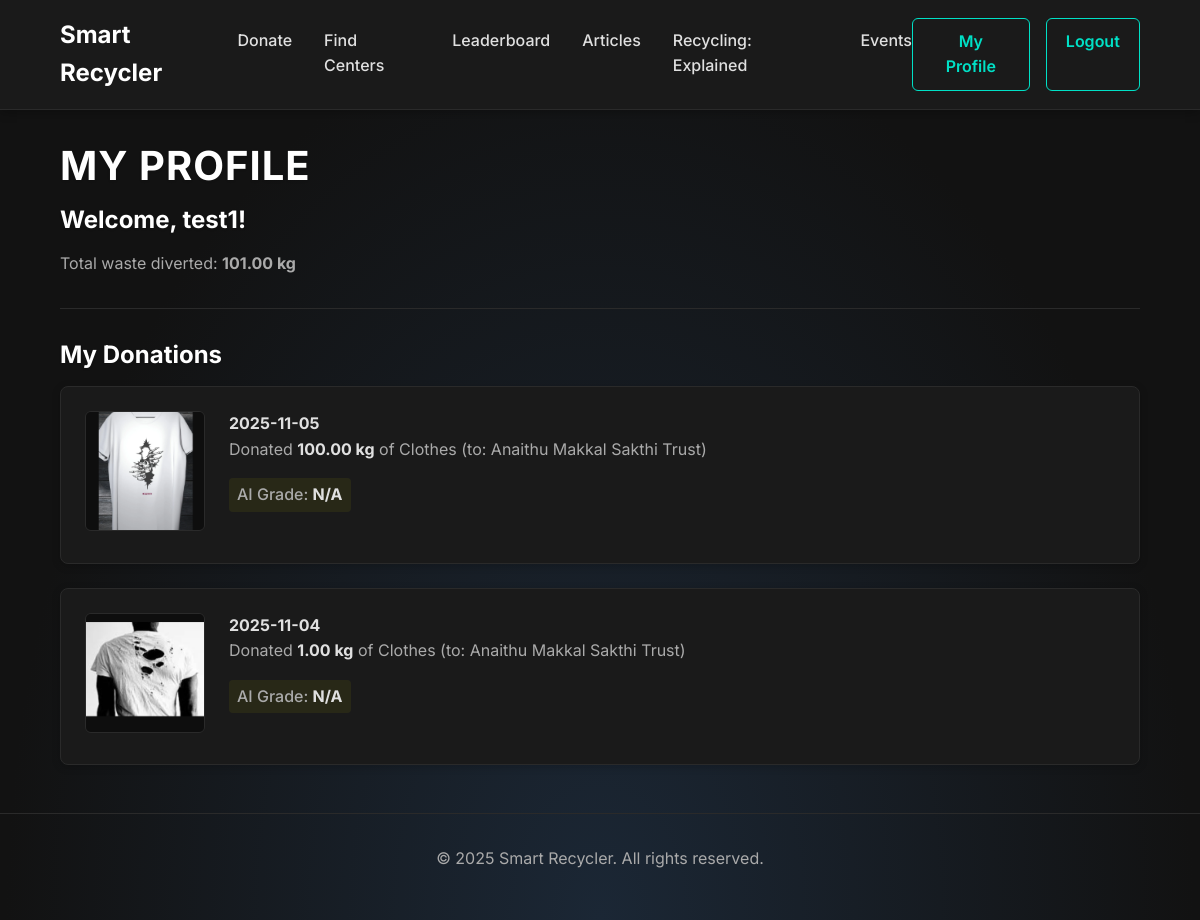
The app's page /profile (signed in) with its own data.
### app/models.py (models this page shows, shortened)
class User(UserMixin, db.Model):
    id = db.Column(db.Integer, primary_key=True)
    username = db.Column(db.String(64), index=True, unique=True, nullable=False)
    email = db.Column(db.String(120), index=True, unique=True, nullable=False)
    password_hash = db.Column(db.String(256)) # Increased length for stronger hashes
    total_waste_diverted_kg = db.Column(db.Float, default=0.0)
    donations = db.relationship('Donation', backref='donator', lazy='dynamic')

class Donation(db.Model):
    id = db.Column(db.Integer, primary_key=True)
    donation_type = db.Column(db.String(50), index=True, nullable=False) # 'Clothes', 'Money', etc.
    estimated_weight_kg = db.Column(db.Float, nullable=True)
    amount = db.Column(db.Float, nullable=True)
    currency = db.Column(db.String(3), nullable=True) # 'INR', 'USD', etc.
    image_filename = db.Column(db.String(100), nullable=True)
    grade = db.Column(db.String(10), nullable=True) # <-- THIS IS THE MISSING LINE
    description = db.Column(db.Text)
    timestamp = db.Column(db.DateTime, index=True, default=lambda: datetime.now(timezone.utc))
    user_id = db.Column(db.Integer, db.ForeignKey('user.id'), nullable=False)
    ngo_id = db.Column(db.Integer, db.ForeignKey('ngo.id'), nullable=False)

class NGO(db.Model):
    id = db.Column(db.Integer, primary_key=True)
    name = db.Column(db.String(150), index=True, nullable=False)
    address = db.Column(db.String(250), nullable=False)
    latitude = db.Column(db.Float) # For mapping
    longitude = db.Column(db.Float) # For mapping
    phone = db.Column(db.String(20), nullable=True)
    donations = db.relationship('Donation', backref='ngo', lazy='dynamic')

### app/routes.py (the view)
@bp.route('/profile')
@login_required
def profile():
    user_donations = current_user.donations.order_by(Donation.timestamp.desc()).all()
    return render_template('profile.html', title='My Profile', donations=user_donations)

### app/models.py (called while the page is built)
@login_manager.user_loader
def load_user(id):
    return User.query.get(int(id))

### app/templates/profile.html (shortened to what this page needs)
{% extends "base.html" %}
{% block content %}
<div class="page-header">
    <h1>My Profile</h1>
    <h2>Welcome, {{ current_user.username }}!</h2>
    <p>Total waste diverted: <strong>{{ "%.2f"|format(current_user.total_waste_diverted_kg) }} kg</strong></p>
</div>
<div class="profile-donations">
    <h2>My Donations</h2>
    {% if donations %}
        <div class="donation-list">
            {% for donation in donations %}
            <div class="donation-item">
                {% if donation.image_filename %}
                <div class="donation-image">
                    <img src="{{ url_for('main.get_uploaded_file', filename=donation.image_filename) }}" alt="Donated cloth">
                </div>
                {% endif %}
                <div class="donation-info">
                    <strong>{{ donation.timestamp.strftime('%Y-%m-%d') }}</strong>
                    <p>
                        {% if donation.donation_type == 'Money' %}
                            Donated <strong>{{ "%.2f"|format(donation.amount) }} {{ donation.currency }}</strong>
                        {% elif donation.estimated_weight_kg %}
                            Donated <strong>{{ "%.2f"|format(donation.estimated_weight_kg) }} kg</strong> of {{ donation.donation_type }}
                        {% else %}
                            Logged a donation of {{ donation.donation_type }}
                        {% endif %}
                        (to: {{ donation.ngo.name }})
                    </p>
                    {% if donation.grade %}
                        <p class="donation-grade grade-{{ donation.grade.split(' ')[-1] }}">
                            AI Grade: <strong>{{ donation.grade }}</strong>
                        </p>
                    {% endif %}
                </div>
            </div>
            {% endfor %}
        </div>
    {% else %}
        <p>You have not logged any donations yet.</p>
    {% endif %}
</div>
{% endblock %}

### app/static/css/style.css (style rules this page uses)
:root { --dark-bg: #121212; --card-bg: #1a1a1a; --border-color: #2a2a2a; --text-light: #e0e0e0; --text-secondary: #aaaaaa; --accent-primary: #00e0c6; --accent-secondary: #00aaff; --font-sans: 'Inter', sans-serif; }
* { box-sizing: border-box; margin: 0; padding: 0; }
html { width: 100%; }
body { font-family: var(--font-sans); background: radial-gradient(ellipse at bottom, #1b2735 0%, #121212 70%); color: var(--text-light); line-height: 1.6; min-height: 100vh; }
h1, h2, h3, h4, h5, h6 { color: #ffffff; line-height: 1.2; margin-bottom: 1rem; text-shadow: 0 1px 3px rgba(0,0,0,0.1); }
p { margin-bottom: 1rem; color: var(--text-secondary); }
img { max-width: 100%; height: auto; }
.page-header { border-bottom: 1px solid var(--border-color); padding-bottom: 1rem; margin-bottom: 2rem; }
.page-header h1 { font-size: 2.5rem; font-weight: 700; text-transform: uppercase; letter-spacing: 1px; }
.hero::before, .hero::after, .form-container::before, .form-container::after, { content: ''; position: absolute; width: 30px; height: 30px; border-color: var(--accent-primary); border-style: solid; }
.donation-list { list-style: none; padding: 0; }
.donation-item { display: flex; flex-wrap: wrap; gap: 1.5rem; padding: 1.5rem; background: var(--card-bg); border: 1px solid var(--border-color); border-radius: 8px; margin-bottom: 1.5rem; box-shadow: 0 2px 8px rgba(0,0,0,0.2); }
.donation-image { flex-shrink: 0; width: 120px; }
.donation-image img { width: 120px; height: 120px; object-fit: cover; border-radius: 6px; border: 1px solid var(--border-color); }
.donation-info { flex-grow: 1; flex-basis: 300px; }
.donation-info strong { color: var(--text-light); }
.donation-info p { color: var(--text-secondary); margin-bottom: 0.5rem; }
.donation-grade { font-size: 1rem; font-weight: 500; padding: 0.25rem 0.5rem; border-radius: 4px; display: inline-block; margin-top: 0.5rem; }
.donation-grade.grade-N\/A { background-color: rgba(170, 170, 0, 0.1); color: var(--text-secondary); }

### records on screen
User: username "test1", total_waste_diverted_kg "101.00"
Donation: image_filename (picture), timestamp "2025-11-05", estimated_weight_kg "100.00", donation_type "Clothes", ngo.name "Anaithu Makkal Sakthi Trust", grade "N/A"
Donation: image_filename (picture), timestamp "2025-11-04", estimated_weight_kg "1.00", donation_type "Clothes", ngo.name "Anaithu Makkal Sakthi Trust", grade "N/A"
